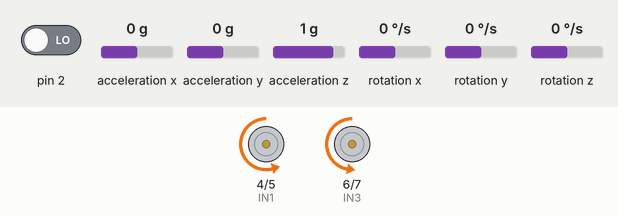
A sketch run on a simulated Arduino Uno, built with avr-gcc and run on an emulated ATmega328P. Parts: motor-driver pin pairs drawn as motors (green arrow = first pin HIGH = forward, orange = second pin HIGH = backward, longer = more drive, scaled by the enable pin). Inputs (shaded band) come from the test bench; at power-on: acceleration x 0 g, acceleration z 1 g, pin 2 LOW, acceleration y 0 g, rotation x 0 °/s, rotation y 0 °/s, rotation z 0 °/s. The sensor or clock chip raises its interrupt line as the real part does.

Above: at 1.7 s.
1.8 s: acceleration x set to -1.4 g
At 2.2 s:
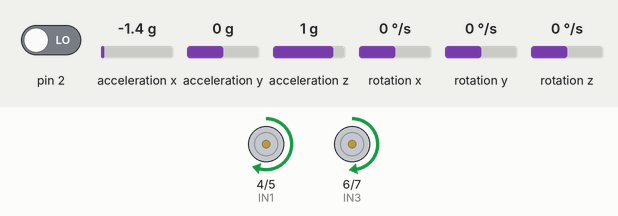
3.3 s: acceleration z set to -1.4 g
At 4.5 s:
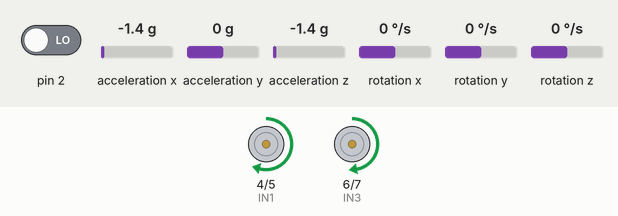
4.8 s: acceleration x set to 0 g
At 5.6 s:
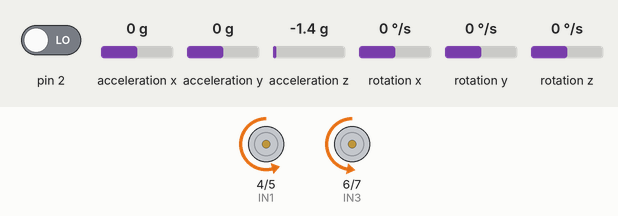
6.3 s: acceleration x set to -0.8 g
At 6.8 s:
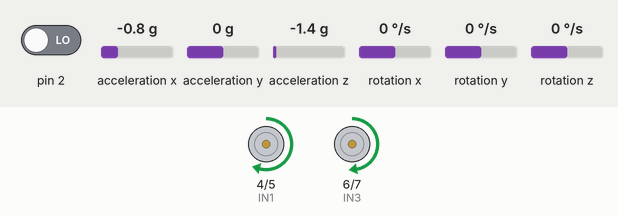
Timing chart, 0 to 8.8 s (numbered marks = the images above; inputs shaded):
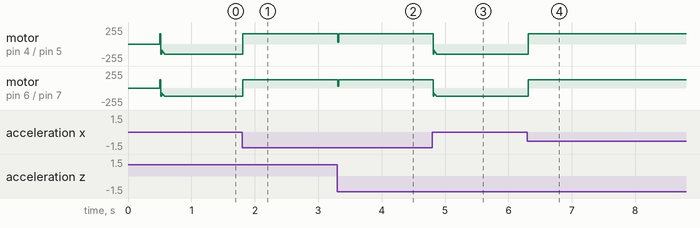

Measured:
- after the input at 1.8 s, motor on pin 4 (IN1) / pin 5 (IN2): backward 153/255 → forward 153/255 at once; motor on pin 6 (IN3) / pin 7 (IN4): backward 127/255 → forward 127/255 at once
- after the input at 3.3 s, motor on pin 4 (IN1) / pin 5 (IN2): forward 153/255 → forward 28/255 at once, → forward 153/255 0.01 s later; motor on pin 6 (IN3) / pin 7 (IN4): forward 127/255 → forward 24/255 at once, → forward 127/255 0.01 s later
- after the input at 4.8 s, motor on pin 4 (IN1) / pin 5 (IN2): forward 153/255 → backward 153/255 at once; motor on pin 6 (IN3) / pin 7 (IN4): forward 127/255 → backward 127/255 at once
- after the input at 6.3 s, motor on pin 4 (IN1) / pin 5 (IN2): backward 153/255 → forward 153/255 at once; motor on pin 6 (IN3) / pin 7 (IN4): backward 127/255 → forward 127/255 at once

The sketch:

Self-Balancing-Robot_bueno.ino
```cpp
#include "PID_v1.h"
#include "LMotorController.h"
#include "I2Cdev.h"
#include "MPU6050_6Axis_MotionApps20.h"

#if I2CDEV_IMPLEMENTATION == I2CDEV_ARDUINO_WIRE
 #include "Wire.h"
#endif

#define MIN_ABS_SPEED 30
//int estado = 'h';
//int led = 4;
MPU6050 mpu;

// MPU control/status vars
bool dmpReady = false; // set true if DMP init was successful
uint8_t mpuIntStatus; // holds actual interrupt status byte from MPU
uint8_t devStatus; // return status after each device operation (0 = success, !0 = error)
uint16_t packetSize; // expected DMP packet size (default is 42 bytes)
uint16_t fifoCount; // count of all bytes currently in FIFO
uint8_t fifoBuffer[64]; // FIFO storage buffer

// orientation/motion vars
Quaternion q; // [w, x, y, z] quaternion container
VectorFloat gravity; // [x, y, z] gravity vector
float ypr[3]; // [yaw, pitch, roll] yaw/pitch/roll container and gravity vector

//PID
double originalSetpoint = 172.50;
double setpoint = originalSetpoint;
double movingAngleOffset = 0.1;
double input, output;

//adjust these values to fit your own design
double Kp = 50;
double Kd = 2.2;
double Ki = 290;
PID pid(&input, &output, &setpoint, Kp, Ki, Kd, DIRECT);

double motorSpeedFactorLeft = 0.6;
double motorSpeedFactorRight = 0.5;

//MOTOR CONTROLLER
int ENA = 9;
int IN1 = 4;
int IN2 = 5;
int IN3 = 6;
int IN4 = 7;
int ENB = 10;
LMotorController motorController(ENA, IN1, IN2, ENB, IN3, IN4, motorSpeedFactorLeft, motorSpeedFactorRight);

volatile bool mpuInterrupt = false; // indicates whether MPU interrupt pin has gone high
void dmpDataReady()
{
 mpuInterrupt = true;
}


void setup()
{
  pinMode(ENA, OUTPUT);/// out
  pinMode(IN1, OUTPUT);
  pinMode(IN2, OUTPUT);
  pinMode(IN3, OUTPUT);
  pinMode(IN4, OUTPUT);
  pinMode(ENB, OUTPUT);
//  pinMode(led, OUTPUT);
  //digitalWrite(led,0);
  Serial.begin(9600);
 // join I2C bus (I2Cdev library doesn't do this automatically)
 #if I2CDEV_IMPLEMENTATION == I2CDEV_ARDUINO_WIRE
 Wire.begin();
 TWBR = 24; // 400kHz I2C clock (200kHz if CPU is 8MHz)
 #elif I2CDEV_IMPLEMENTATION == I2CDEV_BUILTIN_FASTWIRE
 Fastwire::setup(400, true);
 #endif

 mpu.initialize();

 devStatus = mpu.dmpInitialize();

 // supply your own gyro offsets here, scaled for min sensitivity
 mpu.setXGyroOffset(220);
 mpu.setYGyroOffset(76);
 mpu.setZGyroOffset(-85);
 mpu.setZAccelOffset(1788); // 1688 factory default for my test chip

 // make sure it worked (returns 0 if so)
 if (devStatus == 0)
 {
 // turn on the DMP, now that it's ready
 mpu.setDMPEnabled(true);

 // enable Arduino interrupt detection
 attachInterrupt(0, dmpDataReady, RISING);
 mpuIntStatus = mpu.getIntStatus();

 // set our DMP Ready flag so the main loop() function knows it's okay to use it
 dmpReady = true;

 // get expected DMP packet size for later comparison
 packetSize = mpu.dmpGetFIFOPacketSize();

 //setup PID
 pid.SetMode(AUTOMATIC);
 pid.SetSampleTime(10);
 pid.SetOutputLimits(-255, 255);
 }
 else
 {
 // ERROR!
 // 1 = initial memory load failed
 // 2 = DMP configuration updates failed
 // (if it's going to break, usually the code will be 1)
 Serial.print(F("DMP Initialization failed (code "));
 Serial.print(devStatus);
 Serial.println(F(")"));
 }
}


void loop()
{
  // if programming failed, don't try to do anything
 if (!dmpReady) return;

 // wait for MPU interrupt or extra packet(s) available
 while (!mpuInterrupt && fifoCount < packetSize)
 {
 //no mpu data - performing PID calculations and output to motors
 pid.Compute();
 motorController.move(output, MIN_ABS_SPEED);

 }

 // reset interrupt flag and get INT_STATUS byte
 mpuInterrupt = false;
 mpuIntStatus = mpu.getIntStatus();

 // get current FIFO count
 fifoCount = mpu.getFIFOCount();

 // check for overflow (this should never happen unless our code is too inefficient)
 if ((mpuIntStatus & 0x10) || fifoCount == 1024)
 {
 // reset so we can continue cleanly
 mpu.resetFIFO();
 Serial.println(F("FIFO overflow!"));

 // otherwise, check for DMP data ready interrupt (this should happen frequently)
 }
 else if (mpuIntStatus & 0x02)
 {
 // wait for correct available data length, should be a VERY short wait
 while (fifoCount < packetSize) fifoCount = mpu.getFIFOCount();

 // read a packet from FIFO
 mpu.getFIFOBytes(fifoBuffer, packetSize);

 // track FIFO count here in case there is > 1 packet available
 // (this lets us immediately read more without waiting for an interrupt)
 fifoCount -= packetSize;

 mpu.dmpGetQuaternion(&q, fifoBuffer);
 mpu.dmpGetGravity(&gravity, &q);
 mpu.dmpGetYawPitchRoll(ypr, &q, &gravity);
 input = ypr[1] * 180/M_PI + 180;
 }
}
```

LMotorController.cpp
```cpp
#include "LMotorController.h"
#include "Arduino.h"


LMotorController::LMotorController(int ena, int in1, int in2, int enb, int in3, int in4, double motorAConst, double motorBConst)
{
    _motorAConst = motorAConst;
    _motorBConst = motorBConst;

  _ena = ena;
  _in1 = in1;
  _in2 = in2;
  _enb = enb;
  _in3 = in3;
  _in4 = in4;

  pinMode(_ena, OUTPUT);
  pinMode(_in1, OUTPUT);
  pinMode(_in2, OUTPUT);

  pinMode(_enb, OUTPUT);
  pinMode(_in3, OUTPUT);
  pinMode(_in4, OUTPUT);
}


void LMotorController::move(int leftSpeed, int rightSpeed, int minAbsSpeed)
{
    if (rightSpeed < 0)
    {
        rightSpeed = min(rightSpeed, -1*minAbsSpeed);
        rightSpeed = max(rightSpeed, -255);
    }
    else if (rightSpeed > 0)
    {
        rightSpeed = max(rightSpeed, minAbsSpeed);
        rightSpeed = min(rightSpeed, 255);
    }

    int realRightSpeed = map(abs(rightSpeed), 0, 255, minAbsSpeed, 255);

    if (leftSpeed < 0)
    {
        leftSpeed = min(leftSpeed, -1*minAbsSpeed);
        leftSpeed = max(leftSpeed, -255);
    }
    else if (leftSpeed > 0)
    {
        leftSpeed = max(leftSpeed, minAbsSpeed);
        leftSpeed = min(leftSpeed, 255);
    }

    int realLeftSpeed = map(abs(leftSpeed), 0, 255, minAbsSpeed, 255);

    digitalWrite(_in3, rightSpeed > 0 ? HIGH : LOW);
    digitalWrite(_in4, rightSpeed > 0 ? LOW : HIGH);
    digitalWrite(_in1, leftSpeed > 0 ? HIGH : LOW);
    digitalWrite(_in2, leftSpeed > 0 ? LOW : HIGH);
    analogWrite(_ena, realRightSpeed * _motorAConst);
    analogWrite(_enb, realLeftSpeed * _motorBConst);
}


void LMotorController::move(int speed, int minAbsSpeed)
{
    int direction = 1;

    if (speed < 0)
    {
        direction = -1;

        speed = min(speed, -1*minAbsSpeed);
        speed = max(speed, -255);
    }
    else
    {
        speed = max(speed, minAbsSpeed);
        speed = min(speed, 255);
    }

    if (speed == _currentSpeed) return;

    int realSpeed = max(minAbsSpeed, abs(speed));

    digitalWrite(_in1, speed > 0 ? HIGH : LOW);
    digitalWrite(_in2, speed > 0 ? LOW : HIGH);
    digitalWrite(_in3, speed > 0 ? HIGH : LOW);
    digitalWrite(_in4, speed > 0 ? LOW : HIGH);
    analogWrite(_ena, realSpeed * _motorAConst);
    analogWrite(_enb, realSpeed * _motorBConst);

    _currentSpeed = direction * realSpeed;
}


void LMotorController::move(int speed)
{
    if (speed == _currentSpeed) return;

    if (speed > 255) speed = 255;
    else if (speed < -255) speed = -255;

    digitalWrite(_in1, speed > 0 ? HIGH : LOW);
    digitalWrite(_in2, speed > 0 ? LOW : HIGH);
    digitalWrite(_in3, speed > 0 ? HIGH : LOW);
    digitalWrite(_in4, speed > 0 ? LOW : HIGH);
    analogWrite(_ena, abs(speed) * _motorAConst);
    analogWrite(_enb, abs(speed) * _motorBConst);

    _currentSpeed = speed;
}


void LMotorController::turnLeft(int speed, bool kick)
{
    digitalWrite(_in1, HIGH);
    digitalWrite(_in2, LOW);
    digitalWrite(_in3, LOW);
    digitalWrite(_in4, HIGH);

    if (kick)
    {
        analogWrite(_ena, 255);
        analogWrite(_enb, 255);

        delay(100);
    }

    analogWrite(_ena, speed * _motorAConst);
    analogWrite(_enb, speed * _motorBConst);
}


void LMotorController::turnRight(int speed, bool kick)
{
    digitalWrite(_in1, LOW);
    digitalWrite(_in2, HIGH);
    digitalWrite(_in3, HIGH);
    digitalWrite(_in4, LOW);

    if (kick)
    {
        analogWrite(_ena, 255);
        analogWrite(_enb, 255);

        delay(100);
    }

    analogWrite(_ena, speed * _motorAConst);
    analogWrite(_enb, speed * _motorBConst);
}


void LMotorController::stopMoving()
{
    digitalWrite(_in1, LOW);
    digitalWrite(_in2, LOW);
    digitalWrite(_in3, LOW);
    digitalWrite(_in4, LOW);
    digitalWrite(_ena, HIGH);
    digitalWrite(_enb, HIGH);

    _currentSpeed = 0;
}
```

LMotorController.h
```cpp
#ifndef LMotorController_h
#define LMotorController_h


#include "Arduino.h"


class LMotorController
{
protected:
    int _ena, _in1, _in2, _enb, _in3, _in4;
    int _currentSpeed;
    double _motorAConst, _motorBConst;
public:
    LMotorController(int ena, int in1, int in2, int enb, int in3, int in4, double motorAConst, double motorBConst);
    void move(int leftSpeed, int rightSpeed, int minAbsSpeed);
    void move(int speed);
    void move(int speed, int minAbsSpeed);
    void turnLeft(int speed, bool kick);
    void turnRight(int speed, bool kick);
    void stopMoving();
};


#endif
```
